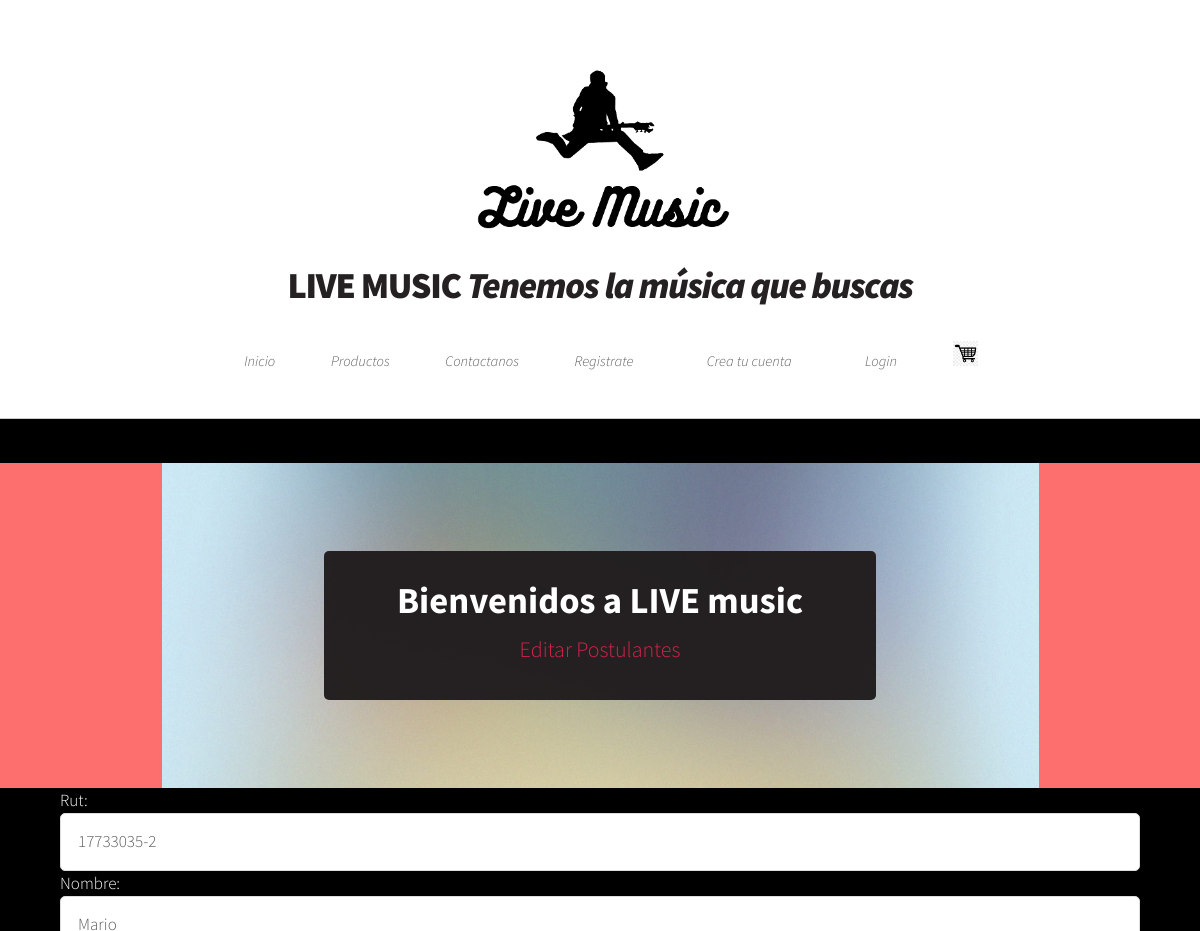
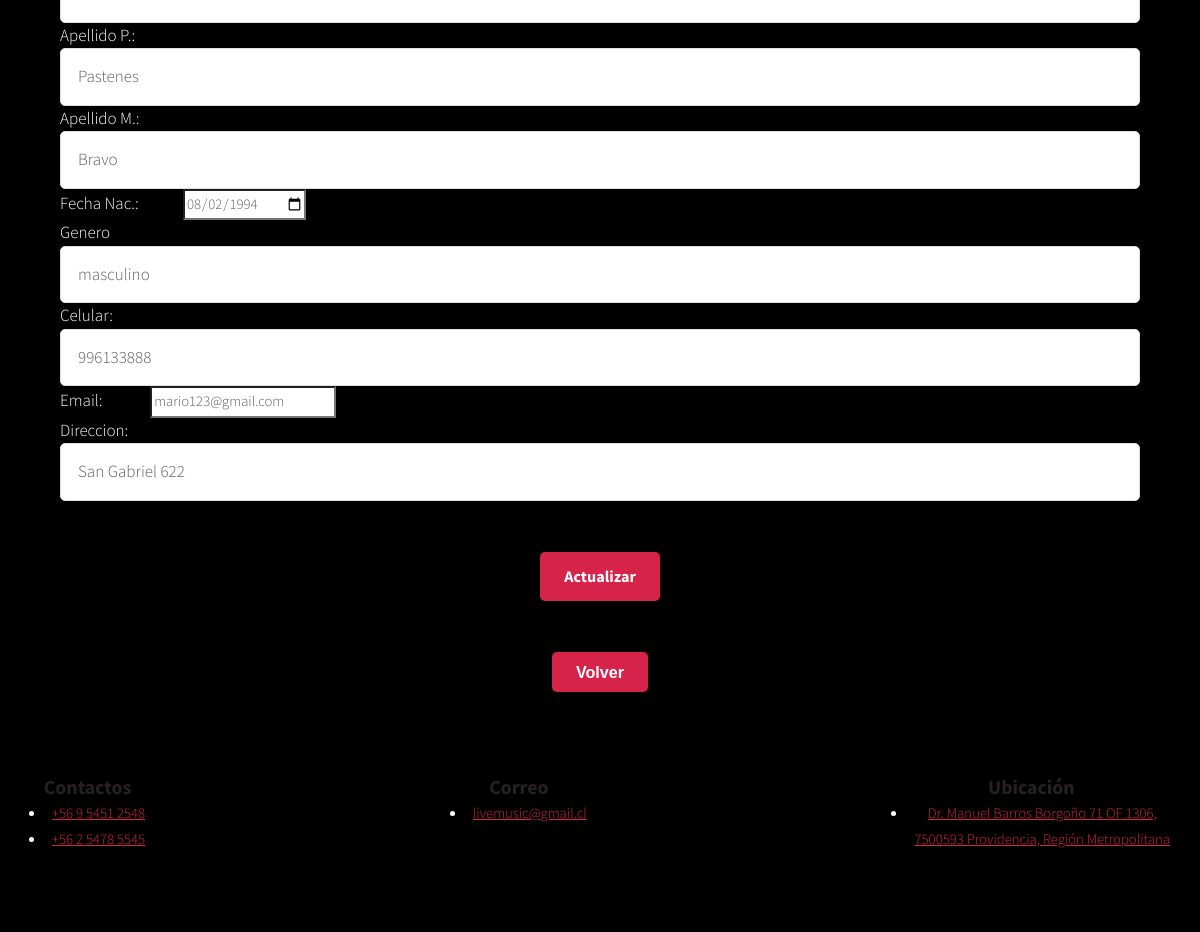
/alumnos_findEdit/17733035-2/, run on the app's committed database (2 pictures, top to bottom).
### demo/models.py (models this page shows, shortened)
class Postulante(models.Model):
    rut              = models.CharField(primary_key=True, max_length=10)
    nombre           = models.CharField(max_length=20)
    apellido_paterno = models.CharField(max_length=20)
    apellido_materno = models.CharField(max_length=20)
    fecha_nacimiento = models.DateField(blank=False, null=False)
    id_genero        = models.ForeignKey('Genero',on_delete=models.CASCADE, db_column='idGenero')
    telefono         = models.CharField(max_length=45)
    email            = models.EmailField(unique=True, max_length=100, blank=True, null=True)
    direccion        = models.CharField(max_length=50, blank=True, null=True)
    activo           = models.IntegerField()

### demo/views.py (the view)
# urls.py: path('alumnos_findEdit/<str:pk>/', views.alumnos_finEdit, name='alumnos_findEdit'),
def alumnos_finEdit(request,pk):
    if  pk != "":
        postulante = Postulante.objects.get(rut=pk)
        generos = Genero.objects.all()
        print(type(postulante.id_genero.genero))
        context={'postulante':postulante, 'generos': generos}
    if postulante:
        return render(request, 'demo/alumnos_edit.html', context)
    else:
        context={'mensaje':"Error, rut no existe..."}
        return render(request, 'demo/alumnos_list.html', context)

### demo/templates/demo/alumnos_edit.html (shortened to what this page needs)
{% extends "demo/base.html" %}
{%block content %}
          <section id="banner">
            <header>
                <h2>Bienvenidos a LIVE music</h2>
                <p> Editar Postulantes</p>
            </header>
        </section>
    <div style=" text-align: center;">
      {% if postulante %}
    <main class="products container">
          <div class="container" >
          <form action="{% url 'alumnosUpdate' %}" method="POST">
              <pre>Rut:                <input type="text" name="rut"  value="{{postulante.rut}}" ></pre>
              <pre>Nombre:             <input type="text" name="nombre"  value="{{postulante.nombre}}"  ></pre>
              <pre>Apellido P.:        <input type="text" name="paterno"  value="{{postulante.apellido_paterno}}" ></pre>
              <pre>Apellido M.:        <input type="text" name="materno"  value="{{postulante.apellido_materno}}" ></pre>
              <pre>Fecha Nac.:             <input type="date" name="fechaNac"  value="{{postulante.fecha_nacimiento|date:'Y-m-d'}}" ></pre>
              <pre>Genero                    <select name="genero">
                  {% for genero in generos %}
                      {% if genero.genero == postulante.id_genero.genero %}
                      <option value="{{genero.id_genero}}" selected>{{genero.genero}}</option>
                      {% else %}
                      <option value="{{genero.id_genero}}" >{{genero.genero}}</option>
                      {% endif %}
                      {% endfor %}
              </select></pre>
              <pre>Celular:            <input type="text" name="telefono"  value="{{postulante.telefono}}" ></pre>
              <pre>Email:              <input type="mail" name="email"  value="{{postulante.email}}"></pre>
              <pre>Direccion:         <input type="text" name="direccion"  value="{{postulante.direccion}}"></pre>
              <br><br>
              <input type="submit" name="opcion" value="Actualizar">
          </form><br><br>
        {% endif %}
     <a href="{% url 'crud'  %}" ><button class="btn btn-danger">Volver</button></a>
    </div>
  </main>
    {% endblock %}

### demo/static/css/main.css (style rules this page uses)
html, body, div, span, applet, object, iframe, h1, h2, h3, h4, h5, h6, p, blockquote, pre, a, abbr, acronym, address, big, cite, code, del, dfn, em, img, ins, kbd, q, s, samp, small, strike, strong, sub, sup, tt, var, b, u, i, center, dl, dt, dd, ol, ul, li, fieldset, form, label, legend, table, caption, tbody, tfoot, thead, tr, th, td, article, aside, canvas, details, embed, figure, figcaption, footer, header, hgroup, menu, nav, output, ruby, section, summary, time, mark, audio, video { margin: 0; padding: 0; border: 0; font-size: 100%; font: inherit; vertical-align: baseline; }
article, aside, details, figcaption, figure, footer, header, hgroup, menu, nav, section { display: block; }
body { line-height: 1; }
body { -webkit-text-size-adjust: none; }
input, select, textarea { -moz-appearance: none; -webkit-appearance: none; -ms-appearance: none; appearance: none; }
html { box-sizing: border-box; }
*, *:before, *:after { box-sizing: inherit; }
body { background: #252122; background-image: url("images/bg02.png"); }
body, input, textarea, select { font-family: 'Source Sans Pro'; font-weight: 300; color: #5d5d5d; font-size: 14pt; line-height: 1.75em; }
h1, h2, h3, h4, h5, h6 { color: #252122; font-weight: 700; }
h2 { font-size: 1.5em; }
a { color: #d52349; text-decoration: underline; }
p, ul, ol, dl, table { margin-bottom: 2em; }
.container { margin: 0 auto; max-width: 100%; width: 70em; }
@media screen and (max-width: 1680px) { .container { width: 70em; } }
@media screen and (max-width: 1280px) { .container { width: calc(100% - 60px); } }
form input[type=text], form input[type=email], form input[type=password], form select, form textarea { -webkit-appearance: none; display: block; border: 0; padding: 0.75em 1em; font-size: 1em; border-radius: 5px; border: solid 1px #dddddd; background: #fff; width: 100%; }
section, article { margin-bottom: 2.5em; }
section > :last-child, section:last-child, article > :last-child, article:last-child { margin-bottom: 0; }
header { margin: 0 0 1.5em 0; }
header > p { display: block; font-style: italic; margin: 0.5em 0 0 0; padding-bottom: 0.5em; }
input[type="button"], input[type="submit"], input[type="reset"], input[type="btn-1"], button, .button { -webkit-appearance: none; display: inline-block; text-decoration: none; cursor: pointer; border: 0; border-radius: 5px; background: #d52349; color: #fff !important; font-weight: 700; outline: 0; font-size: 1.1em; padding: 0.65em 1.5em 0.65em 1.5em; text-align: center; -moz-transition: background-color .25s ease-in-out; -webkit-transition: background-color .25s ease-in-out; -ms-transition: background-color .25s ease-in-out; transition: background-color .25s ease-in-out; }
#page-wrapper > section { margin-bottom: 0; }
#banner { background: #fd6f6f url("../../images/pic01.jpg"); background-position: center center; background-size: auto 100%; background-repeat: no-repeat; text-align: center; position: relative; padding: 8em 0; margin: 4em 0 0 0; }
#banner header { background-color: rgba(34, 30, 31, 0.98); display: inline-block; padding: 2.5em 5em; border-radius: 5px; }
#banner header h2 { color: #fff; font-weight: 700; font-size: 2.5em; margin: 0 0 0.65em 0; }
#banner header p { color: #d52349; padding: 0; font-style: normal; margin: 0; font-size: 1.5em; }
@media screen and (max-width: 1680px) { body, input, textarea, select { font-size: 12pt; } }
@media screen and (max-width: 1280px) { body, input, textarea, select { font-size: 11pt; } }
@media screen and (max-width: 1280px) { #banner { padding: 6em 0; margin: 3em 0 0 0; } }

### demo/templates/demo/alumnos_edit.html (style rules this page uses)
pre { color: white; text-align: left; font-size: 17px; }
body { background-color: black; color: white; }

### data on the page
Postulante: rut "17733035-2", nombre "Mario", paterno "Pastenes", materno "Bravo", fechaNac "08/02/1994", telefono "996133888", email "mario123@gmail.com", direccion "San Gabriel 622"

### other printed values
form field genero "masculino"
